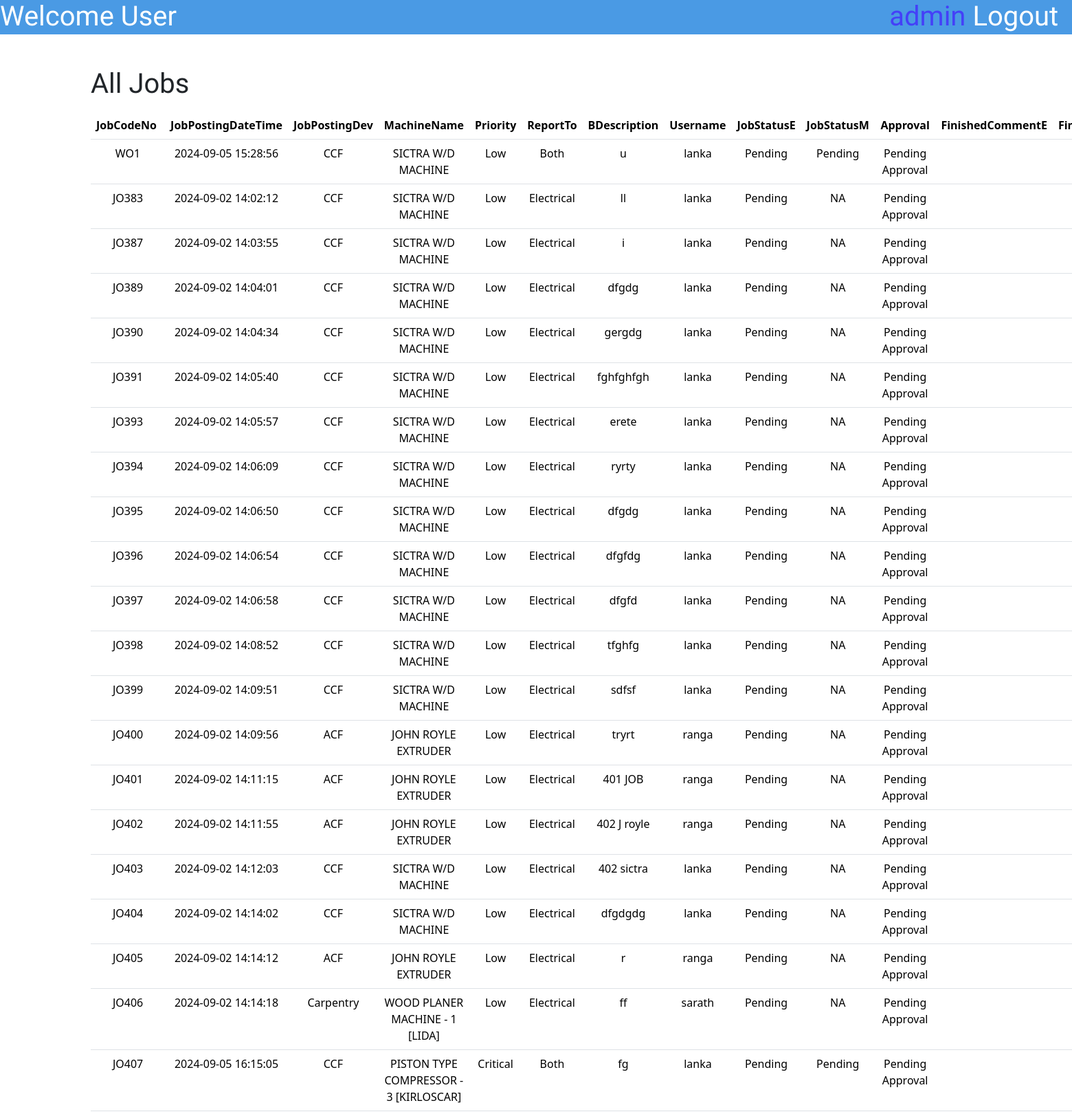
/admin/BrowseJobsAdminUser.php (signed in, upper part), run on the app's committed database.
### tables this page shows
CREATE TABLE `jobdatasheet` (
  `id` int(10) NOT NULL,
  `JobCodeNo` varchar(100) NOT NULL,
  `JobPostingDateTime` varchar(50) NOT NULL,
  `JobPostingDev` enum('ACF','CCF','DR','Flexible','Aluminium Rodmill','Ceylon Copper','Drum Yard','Carpentry','Bail Room') NOT NULL,
  `MachineName` varchar(255) NOT NULL,
  `Priority` enum('High','Low','Critical','') NOT NULL,
  `ReportTo` enum('Electrical','Mechanical','Both','') NOT NULL,
  `BDescription` varchar(500) NOT NULL,
  `Username` varchar(50) NOT NULL,
  `JobStatusE` enum('Pending','Started','Finished','Approved','NA') NOT NULL,
  `JobStatusM` enum('Pending','Started','Finished','Approved','NA') NOT NULL,
  `ManPowerInvolved` varchar(1000) DEFAULT NULL,
  `Approval` enum('Pending Approval','Not Approved','Approved','') NOT NULL,
  `FinishedCommentE` varchar(255) DEFAULT NULL,
  `FinishedCommentM` varchar(500) DEFAULT NULL,
  `TransferCommentE` varchar(500) DEFAULT NULL,
  `TransferCommentM` varchar(500) DEFAULT NULL,
  `ApproveComment` varchar(1000) DEFAULT NULL,
  `DisapproveComment` varchar(1000) DEFAULT NULL,
  `DownTime` varchar(500) DEFAULT NULL,
  `TryCount` int(10) DEFAULT NULL
);

### admin/BrowseJobsAdminUser.php (the view, shortened to what this page needs)
<?php
include '../connect.php';
?>
<!DOCTYPE html>
<html lang="en">
<head>
    <link href="https://cdn.jsdelivr.net/npm/bootstrap@5.3.3/dist/css/bootstrap.min.css" rel="stylesheet"
>
    <link rel="stylesheet" href="\MaintananceJobCard\styles\SubmitJobstyle.css">
</head>
<body>
    <div class="topbar">
        <h1 class="topbar-text">Welcome <?php echo $_SESSION['workplace'] ?> User</h1>
        <a href="\MaintananceJobCard\logout.php">
            <h1 class="topbar-logout">Logout &nbsp</h1>
        </a>
        <h1 class="topbar-username"><?php echo $_SESSION['username'] ?>&nbsp</h1>
    </div>
    <div class="container mt-5 ">
        <div class="mt-5">
            <h1>All Jobs</h1>
            <table class="table table-hover mt-3">
                <thead>
                    <tr>
                        <th scope="col">JobCodeNo </th>
                        <th scope="col">JobPostingDateTime</th>
                        <th scope="col">JobPostingDev</th>
                        <th scope="col">MachineName</th>
                        <th scope="col">Priority</th>
                        <th scope="col">ReportTo</th>
                        <th scope="col">BDescription</th>
                        <th scope="col">Username</th>
                        <th scope="col">JobStatusE</th>
                        <th scope="col">JobStatusM</th>
                        <th scope="col">Approval</th>
                        <th scope="col">FinishedCommentE</th>
                        <th scope="col">FinishedCommentM</th>
                </thead>
                <tbody>
                    <?php
                    $sql = "Select * from `jobdatasheet` ";
                    $result = mysqli_query($con, $sql);
                    while ($row = mysqli_fetch_assoc($result)) {
                        $JobCodeNo  = $row['JobCodeNo'];
                        $JobPostingDateTime = $row['JobPostingDateTime'];
                        $JobPostingDev = $row['JobPostingDev'];
                        $MachineName = $row['MachineName'];
                        $Priority = $row['Priority'];
                        $ReportTo = $row['ReportTo'];
                        $BDescription = $row['BDescription'];
                        $Username = $row['Username'];
                        $JobStatusE = $row['JobStatusE'];
                        $JobStatusM = $row['JobStatusM'];
                        $Approval = $row['Approval'];
                        $FinishedCommentE = $row['FinishedCommentE'];
                        $FinishedCommentM = $row['FinishedCommentM'];
                        $TransferCommentE = $row['TransferCommentE'];
                        $TransferCommentM = $row['TransferCommentM'];
                        echo
                            "
     <tr>
       <td>$JobCodeNo </td>
    <td>$JobPostingDateTime</td>
<td>$JobPostingDev</td>
<td>$MachineName</td>
<td>$Priority</td>
<td>$ReportTo</td>
<td style='white-space: nowrap; text-overflow:ellipsis; overflow: hidden; max-width:1px;'>$BDescription</td>
<td>$Username</td>
<td>$JobStatusE</td>
<td>$JobStatusM</td>
<td>$Approval</td>
<td>$FinishedCommentE</td>
<td>$FinishedCommentM</td>
<td>$TransferCommentE</td>
<td>$TransferCommentM</td>
      </tr>
      ";
                    } ?>
                </tbody>
            </table>
        </div>
    </div>
</body>
</body>

### styles/SubmitJobstyle.css (style rules this page uses)
div.topbar { height: 50px; width: 100%; background-color: #4A9AE4; }
h1.topbar-text { float: left; font-family: "Jockey One", sans-serif; color: white; }
h1.topbar-username { float: right; font-family: "Jockey One", sans-serif; color: #4440F8; }
h1.topbar-logout { float: right; font-family: "Jockey One", sans-serif; color: white; }

### admin/BrowseJobsAdminUser.php (style rules this page uses)
h1 { font-family: "Jockey One", sans-serif; }
th, td { text-align: center; }

### data on the page
jobdatasheet: JobCodeNo "WO1", JobPostingDateTime "2024-09-05 15:28:56", JobPostingDev "CCF", MachineName "SICTRA W/D MACHINE", Priority "Low", ReportTo "Both", BDescription "u", Username "lanka", JobStatusE "Pending", JobStatusM "Pending", Approval "Pending Approval"
jobdatasheet: JobCodeNo "JO383", JobPostingDateTime "2024-09-02 14:02:12", JobPostingDev "CCF", MachineName "SICTRA W/D MACHINE", Priority "Low", ReportTo "Electrical", BDescription "ll", Username "lanka", JobStatusE "Pending", JobStatusM "NA", Approval "Pending Approval"
jobdatasheet: JobCodeNo "JO387", JobPostingDateTime "2024-09-02 14:03:55", JobPostingDev "CCF", MachineName "SICTRA W/D MACHINE", Priority "Low", ReportTo "Electrical", BDescription "i", Username "lanka", JobStatusE "Pending", JobStatusM "NA", Approval "Pending Approval"
jobdatasheet: JobCodeNo "JO389", JobPostingDateTime "2024-09-02 14:04:01", JobPostingDev "CCF", MachineName "SICTRA W/D MACHINE", Priority "Low", ReportTo "Electrical", BDescription "dfgdg", Username "lanka", JobStatusE "Pending", JobStatusM "NA", Approval "Pending Approval"
jobdatasheet: JobCodeNo "JO390", JobPostingDateTime "2024-09-02 14:04:34", JobPostingDev "CCF", MachineName "SICTRA W/D MACHINE", Priority "Low", ReportTo "Electrical", BDescription "gergdg", Username "lanka", JobStatusE "Pending", JobStatusM "NA", Approval "Pending Approval"
jobdatasheet: JobCodeNo "JO391", JobPostingDateTime "2024-09-02 14:05:40", JobPostingDev "CCF", MachineName "SICTRA W/D MACHINE", Priority "Low", ReportTo "Electrical", BDescription "fghfghfgh", Username "lanka", JobStatusE "Pending", JobStatusM "NA", Approval "Pending Approval"
jobdatasheet: JobCodeNo "JO393", JobPostingDateTime "2024-09-02 14:05:57", JobPostingDev "CCF", MachineName "SICTRA W/D MACHINE", Priority "Low", ReportTo "Electrical", BDescription "erete", Username "lanka", JobStatusE "Pending", JobStatusM "NA", Approval "Pending Approval"
jobdatasheet: JobCodeNo "JO394", JobPostingDateTime "2024-09-02 14:06:09", JobPostingDev "CCF", MachineName "SICTRA W/D MACHINE", Priority "Low", ReportTo "Electrical", BDescription "ryrty", Username "lanka", JobStatusE "Pending", JobStatusM "NA", Approval "Pending Approval"
jobdatasheet: JobCodeNo "JO395", JobPostingDateTime "2024-09-02 14:06:50", JobPostingDev "CCF", MachineName "SICTRA W/D MACHINE", Priority "Low", ReportTo "Electrical", BDescription "dfgdg", Username "lanka", JobStatusE "Pending", JobStatusM "NA", Approval "Pending Approval"
jobdatasheet: JobCodeNo "JO396", JobPostingDateTime "2024-09-02 14:06:54", JobPostingDev "CCF", MachineName "SICTRA W/D MACHINE", Priority "Low", ReportTo "Electrical", BDescription "dfgfdg", Username "lanka", JobStatusE "Pending", JobStatusM "NA", Approval "Pending Approval"
jobdatasheet: JobCodeNo "JO397", JobPostingDateTime "2024-09-02 14:06:58", JobPostingDev "CCF", MachineName "SICTRA W/D MACHINE", Priority "Low", ReportTo "Electrical", BDescription "dfgfd", Username "lanka", JobStatusE "Pending", JobStatusM "NA", Approval "Pending Approval"
jobdatasheet: JobCodeNo "JO398", JobPostingDateTime "2024-09-02 14:08:52", JobPostingDev "CCF", MachineName "SICTRA W/D MACHINE", Priority "Low", ReportTo "Electrical", BDescription "tfghfg", Username "lanka", JobStatusE "Pending", JobStatusM "NA", Approval "Pending Approval"
jobdatasheet: JobCodeNo "JO399", JobPostingDateTime "2024-09-02 14:09:51", JobPostingDev "CCF", MachineName "SICTRA W/D MACHINE", Priority "Low", ReportTo "Electrical", BDescription "sdfsf", Username "lanka", JobStatusE "Pending", JobStatusM "NA", Approval "Pending Approval"
jobdatasheet: JobCodeNo "JO400", JobPostingDateTime "2024-09-02 14:09:56", JobPostingDev "ACF", MachineName "JOHN ROYLE EXTRUDER", Priority "Low", ReportTo "Electrical", BDescription "tryrt", Username "ranga", JobStatusE "Pending", JobStatusM "NA", Approval "Pending Approval"
jobdatasheet: JobCodeNo "JO401", JobPostingDateTime "2024-09-02 14:11:15", JobPostingDev "ACF", MachineName "JOHN ROYLE EXTRUDER", Priority "Low", ReportTo "Electrical", BDescription "401 JOB", Username "ranga", JobStatusE "Pending", JobStatusM "NA", Approval "Pending Approval"
jobdatasheet: JobCodeNo "JO402", JobPostingDateTime "2024-09-02 14:11:55", JobPostingDev "ACF", MachineName "JOHN ROYLE EXTRUDER", Priority "Low", ReportTo "Electrical", BDescription "402 J royle", Username "ranga", JobStatusE "Pending", JobStatusM "NA", Approval "Pending Approval"
jobdatasheet: JobCodeNo "JO403", JobPostingDateTime "2024-09-02 14:12:03", JobPostingDev "CCF", MachineName "SICTRA W/D MACHINE", Priority "Low", ReportTo "Electrical", BDescription "402 sictra", Username "lanka", JobStatusE "Pending", JobStatusM "NA", Approval "Pending Approval"
jobdatasheet: JobCodeNo "JO404", JobPostingDateTime "2024-09-02 14:14:02", JobPostingDev "CCF", MachineName "SICTRA W/D MACHINE", Priority "Low", ReportTo "Electrical", BDescription "dfgdgdg", Username "lanka", JobStatusE "Pending", JobStatusM "NA", Approval "Pending Approval"
jobdatasheet: JobCodeNo "JO405", JobPostingDateTime "2024-09-02 14:14:12", JobPostingDev "ACF", MachineName "JOHN ROYLE EXTRUDER", Priority "Low", ReportTo "Electrical", BDescription "r", Username "ranga", JobStatusE "Pending", JobStatusM "NA", Approval "Pending Approval"
jobdatasheet: JobCodeNo "JO406", JobPostingDateTime "2024-09-02 14:14:18", JobPostingDev "Carpentry", MachineName "WOOD PLANER MACHINE - 1 [LIDA]", Priority "Low", ReportTo "Electrical", BDescription "ff", Username "sarath", JobStatusE "Pending", JobStatusM "NA", Approval "Pending Approval"
jobdatasheet: JobCodeNo "JO407", JobPostingDateTime "2024-09-05 16:15:05", JobPostingDev "CCF", MachineName "PISTON TYPE COMPRESSOR - 3 [KIRLOSCAR]", Priority "Critical", ReportTo "Both", BDescription "fg", Username "lanka", JobStatusE "Pending", JobStatusM "Pending", Approval "Pending Approval"

### other printed values
$_SESSION['username'] "admin"
